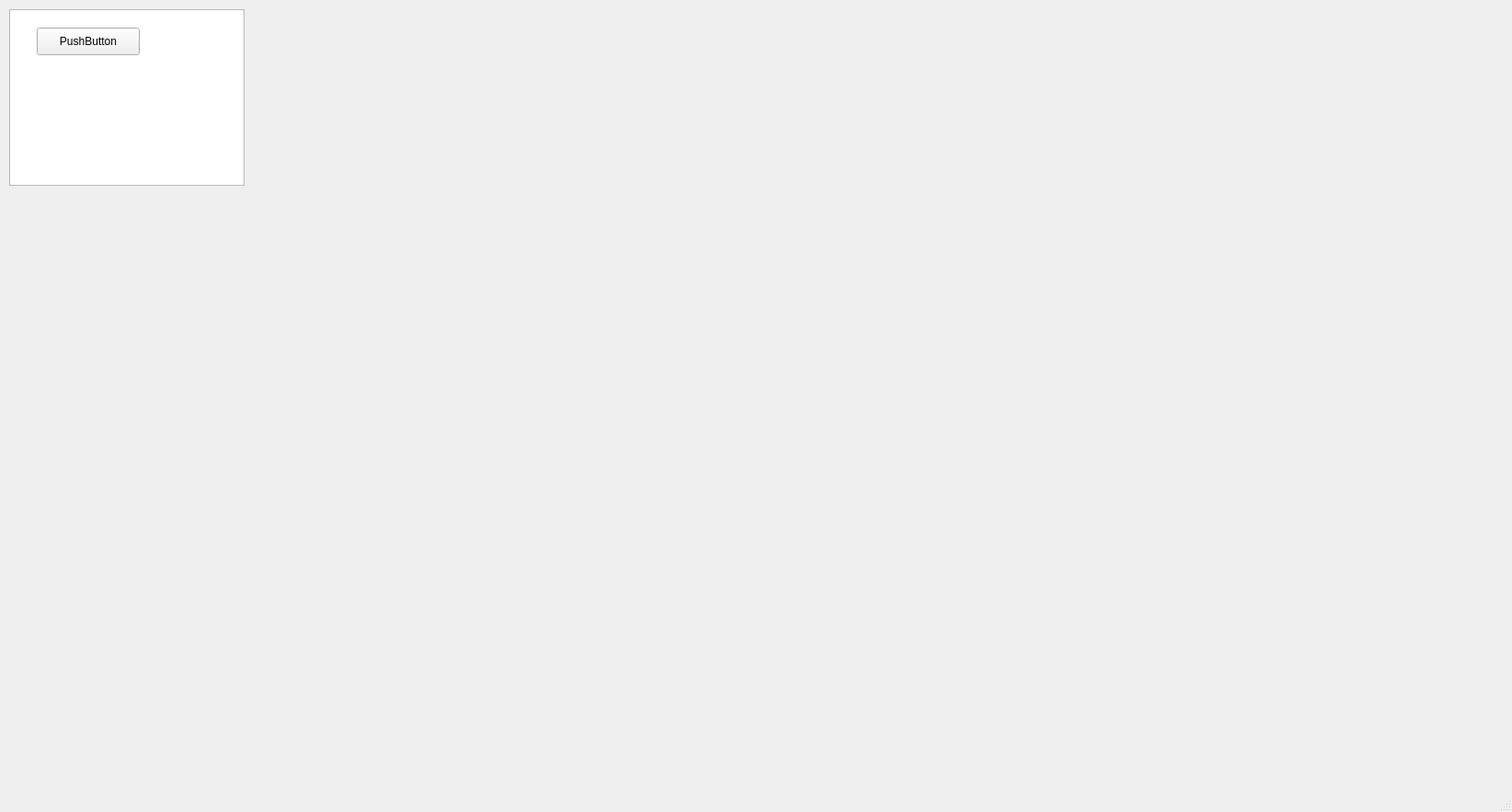
<?xml version="1.0" encoding="UTF-8"?>
<ui version="4.0">
 <class>MainWindow</class>
 <widget class="QMainWindow" name="MainWindow">
  <property name="geometry">
   <rect>
    <x>0</x>
    <y>0</y>
    <width>1645</width>
    <height>883</height>
   </rect>
  </property>
  <property name="windowTitle">
   <string>MainWindow</string>
  </property>
  <widget class="QWidget" name="centralwidget">
   <widget class="QListView" name="listView">
    <property name="geometry">
     <rect>
      <x>10</x>
      <y>10</y>
      <width>256</width>
      <height>192</height>
     </rect>
    </property>
   </widget>
   <widget class="QPushButton" name="pushButton">
    <property name="geometry">
     <rect>
      <x>40</x>
      <y>30</y>
      <width>112</width>
      <height>30</height>
     </rect>
    </property>
    <property name="text">
     <string>PushButton</string>
    </property>
   </widget>
  </widget>
  <widget class="QMenuBar" name="menubar">
   <property name="geometry">
    <rect>
     <x>0</x>
     <y>0</y>
     <width>1645</width>
     <height>26</height>
    </rect>
   </property>
  </widget>
  <widget class="QStatusBar" name="statusbar"/>
 </widget>
 <resources/>
 <connections/>
</ui>
